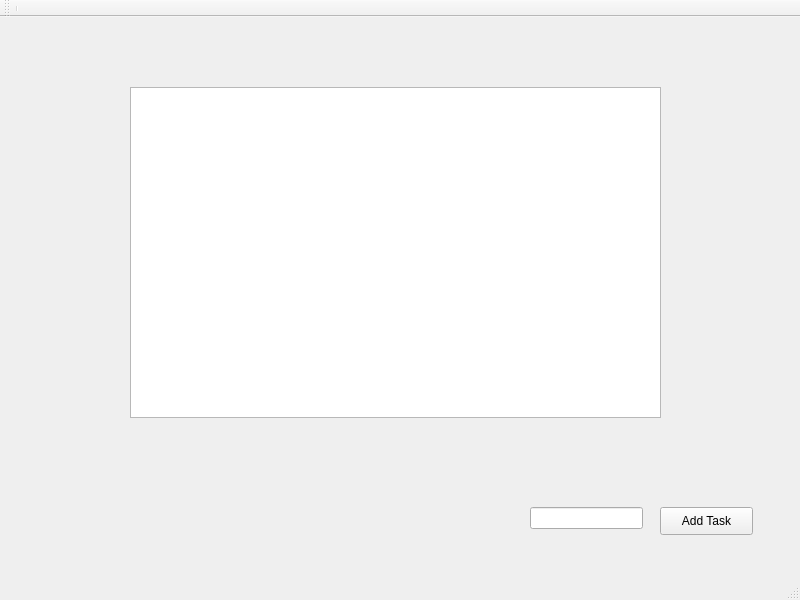
<?xml version="1.0" encoding="UTF-8"?>
<ui version="4.0">
 <class>MainWindow</class>
 <widget class="QMainWindow" name="MainWindow">
  <property name="geometry">
   <rect>
    <x>0</x>
    <y>0</y>
    <width>800</width>
    <height>600</height>
   </rect>
  </property>
  <property name="windowTitle">
   <string>MainWindow</string>
  </property>
  <widget class="QWidget" name="centralwidget">
   <widget class="QPushButton" name="add_pushButton">
    <property name="geometry">
     <rect>
      <x>660</x>
      <y>490</y>
      <width>93</width>
      <height>28</height>
     </rect>
    </property>
    <property name="text">
     <string>Add Task</string>
    </property>
   </widget>
   <widget class="QListWidget" name="myTasks_listWidget">
    <property name="geometry">
     <rect>
      <x>130</x>
      <y>70</y>
      <width>531</width>
      <height>331</height>
     </rect>
    </property>
   </widget>
   <widget class="QLineEdit" name="newTask_lineEdit">
    <property name="geometry">
     <rect>
      <x>530</x>
      <y>490</y>
      <width>113</width>
      <height>22</height>
     </rect>
    </property>
   </widget>
  </widget>
  <widget class="QStatusBar" name="statusbar"/>
  <widget class="QToolBar" name="toolBar">
   <property name="windowTitle">
    <string>toolBar</string>
   </property>
   <attribute name="toolBarArea">
    <enum>TopToolBarArea</enum>
   </attribute>
   <attribute name="toolBarBreak">
    <bool>false</bool>
   </attribute>
   <addaction name="separator"/>
  </widget>
 </widget>
 <resources/>
 <connections/>
</ui>
